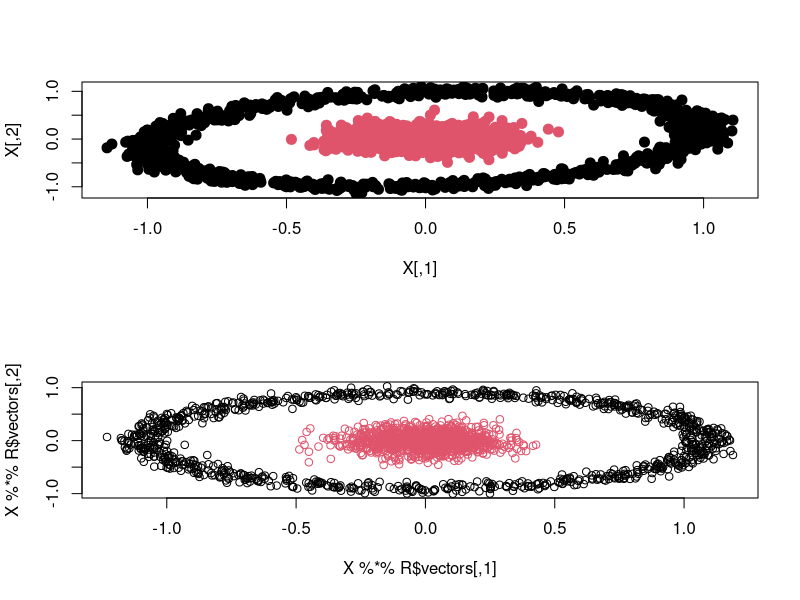

The R source for this figure:
time = seq(0,9,len=1025)
series = sin(2*time*pi) + rnorm(mean = 0, sd = 0.05, n=1025)

X = cbind(series[1:1000], series[26:1025])
X = rbind(X, cbind(rnorm(mean=0, sd=0.15, n=1000), rnorm(mean=0, sd=0.15, n=1000)))

Y = c(rep(1,1000), rep(2,1000))

par(mfrow=c(2,1))
plot(X, col=Y, pch=20, cex=2)

C = cov(X)
R = eigen((C))

plot(X %*% R$vectors, col=Y)